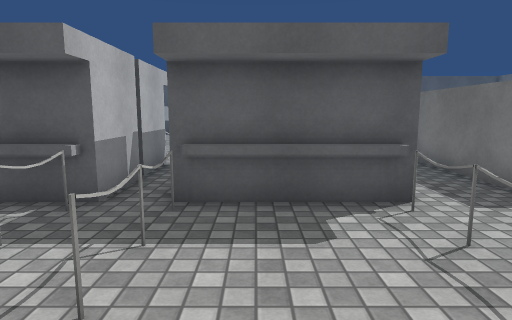
[1] (above)

24 first-person views from a walk through a scene from a Unity 3-D project. The camera is 1.4 m above the floor, tilts 8° down and sees 75° across. The floor is counted in squares, 1 m on a side. Each view is taken from the middle of a square. On the plan, view 1 faces up. The plan holds only what a view shows up to about 15 squares ahead; the rest is blank. The place goes on beyond the plan. Some animated figures are left out. Surface patterns are stand-ins for the level's own textures.

[2]
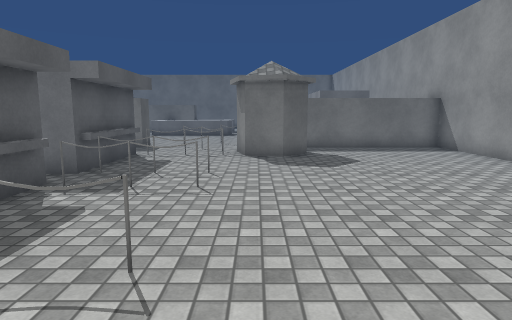

[3]
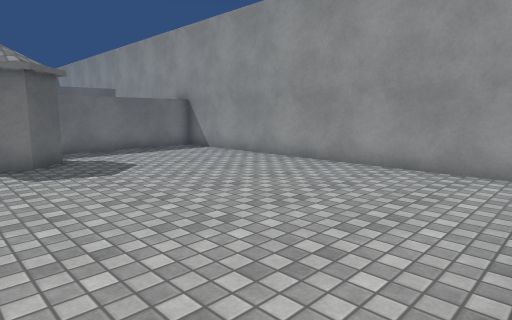

[4]
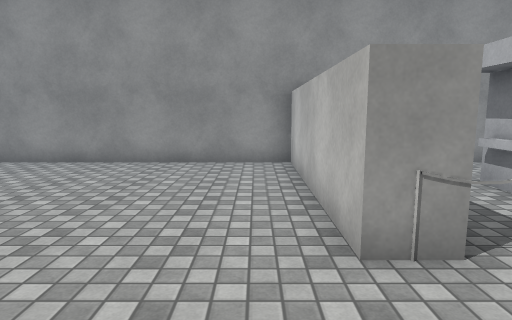

[5]
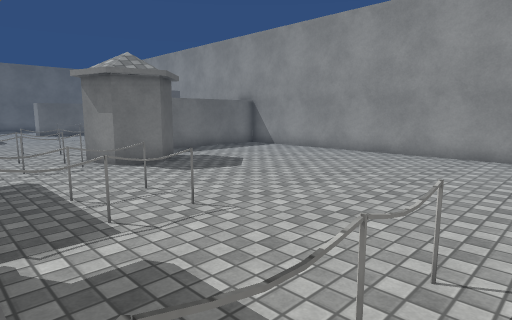

[6]
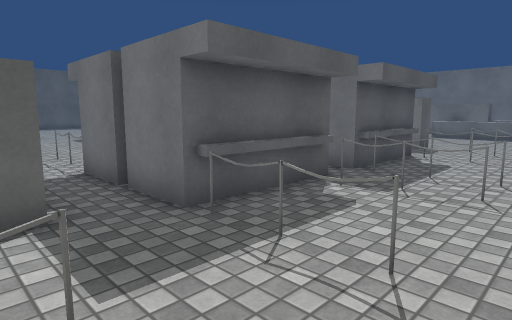

[7]
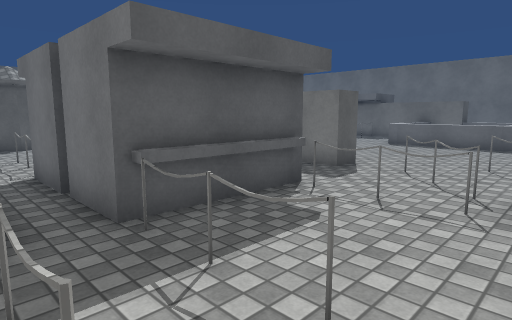

[8]
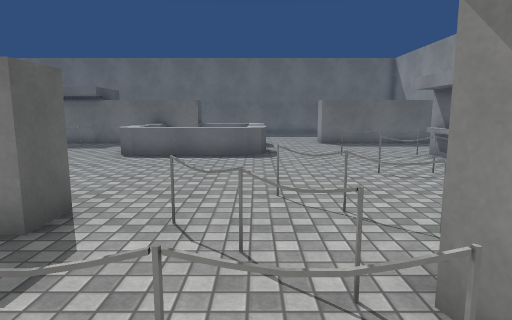

[9]
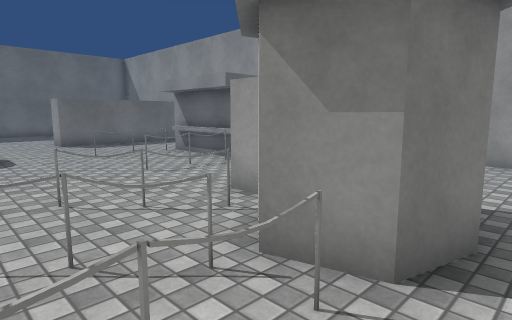

[10]
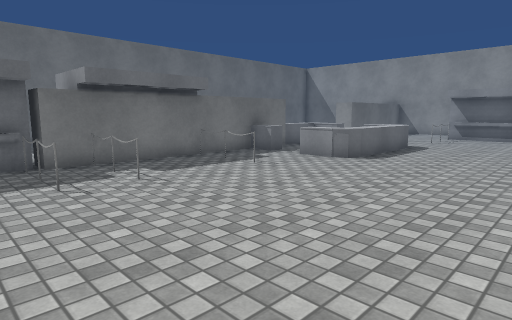

[11]
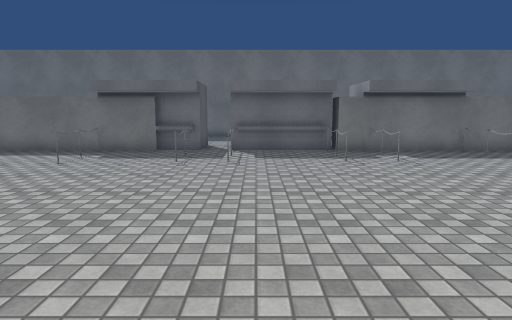

[12]
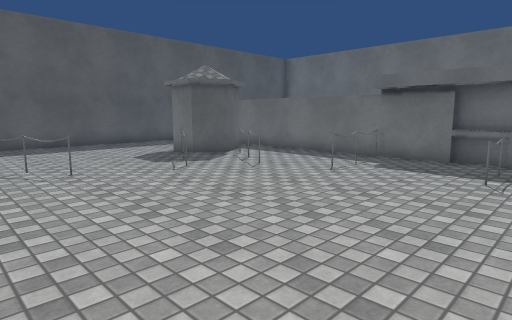

[13]
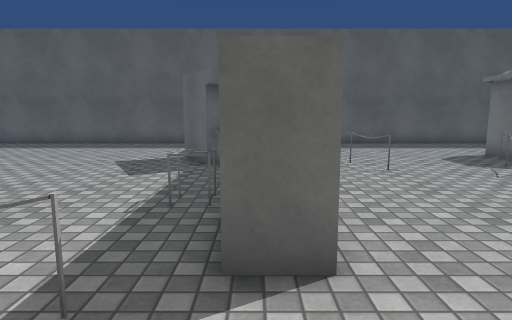

[14]
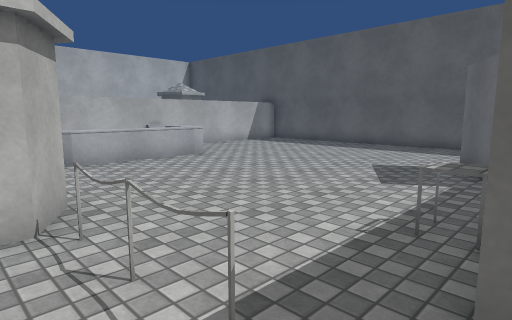

[15]
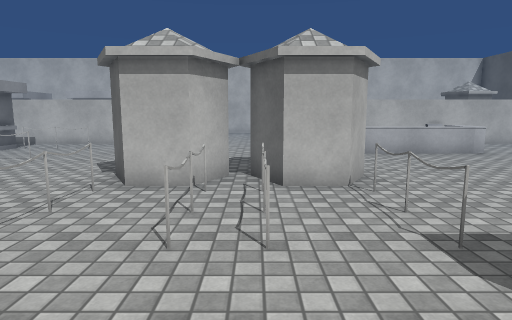

[16]
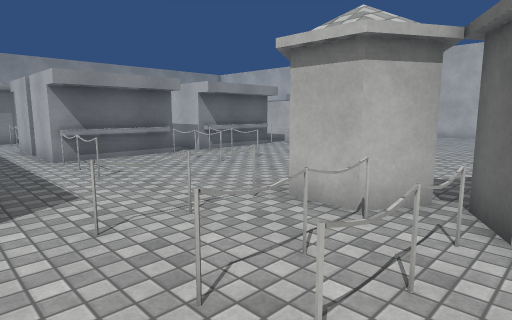

[17]
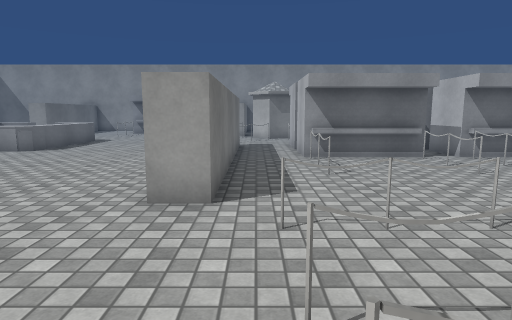

[18]
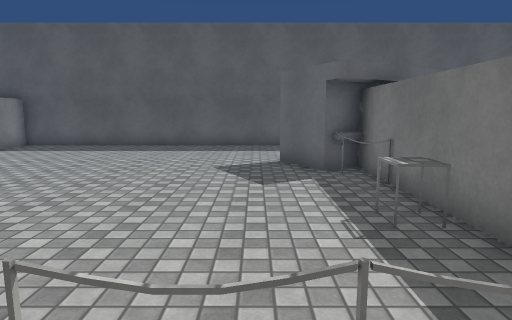

[19]
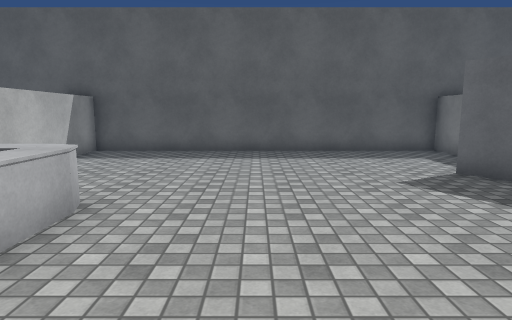

[20]
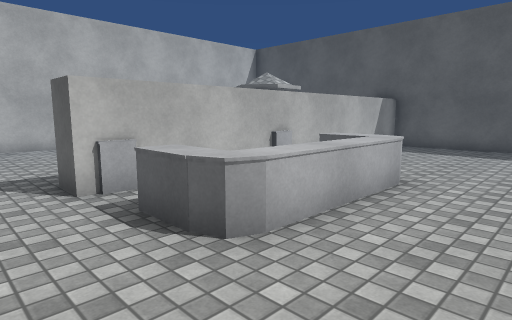

[21]
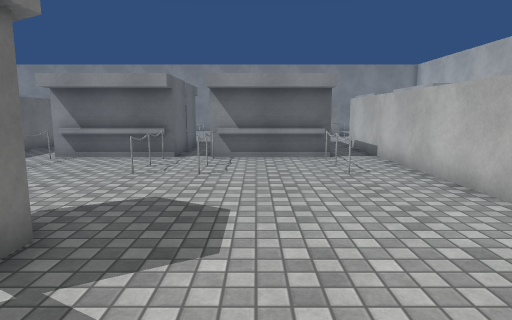

[22]
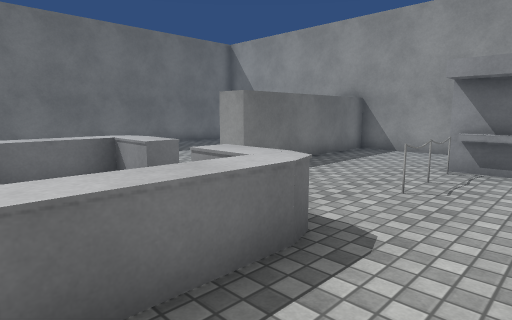

[23]
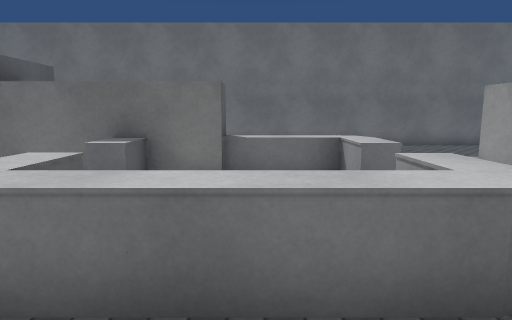

[24]
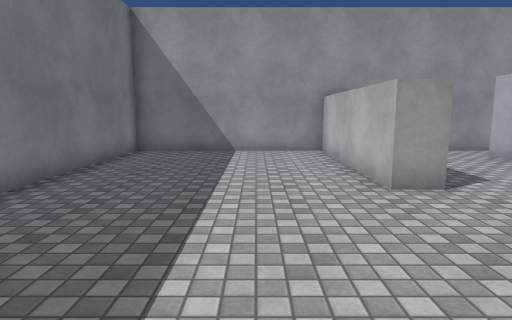

### Floor plan
Key: @ floor where view 1 was taken; # wall or solid block; . floor; ^ raised ledge; T table; O other object.
Columns run from 9 left of view 1 to 25 right of it. Each row starts with its distance up from view 1.
 35  ##############  #####
 34  #............#  .......
 33  #............#  .......
 32  #............   .......
 31  #............   ......
 30  #..........#    .....#   #
 29  #..........###OO.....###.#
 28  # ..........O# .O...O O..#
 27  # ^^.........# .O..O.O...#
 26  #  ^.........# ......O...#
 25  #  ^.........#...........#
 24  #  ^........T#........OOO#
 23  # ^^.........#...........#
 22 ##.^^.........#...........#
 21 ......  ##OOO.............O
 20    ... .##.............OOO##
 19   ......##OOO..........OOO#
 18  .......O#OOO.............O
 17 ........##................O
 16 ........O#OOO.............O
 15  #.....................OOO##
 14  #............#........OOO#
 13  #............#...........O
 12  #.O..O.O..O..# ..........O
 11  #.O..O.O..O..# ..........O
 10  #.O..O.O..O..# .......OOO#
  9  #.###O.###O..#  .........#
  8  #.# ##.# ##..#  .....^^.^#
  7  #.#  #.#  #..# .....^^^.^#
  6  #.#  #.#  #..#......^^  .#  .    #
  5 ...#OO#.#OO#.........^^   ^       #
  4 ...O..O.O..O..O......^^   ^.....  #
  3 O..O..O.O..O.O.......^^^.^^...... #
  2  .....O....OO..O................. #
  1 ...........## O...................#
  0 O#.......@.#  #...O..O............#
 -1  #............#...O..O....#.......#
 -2  #............#  .O..O....#.......#
 -3  #............#   #OO#....#.......#
 -4  #............#      #....#.......#
 -5  #............#      #....#.......#
 -6  #............#      .....#.......#
 -7  ##############     ###############

Positions as (right, up) in squares from view 1, and headings:
1: (0, 0), facing up
2: (-9, 1), facing right
3: (-8, 2), facing down-right
4: (-7, 3), facing down
5: (-7, 5), facing down-right
6: (-9, 1), facing up-right
7: (-3, 1), facing up-right
8: (1, 3), facing right
9: (1, 4), facing down-right
10: (7, 17), facing down-right
11: (4, 18), facing right
12: (6, 19), facing up-right
13: (5, 19), facing up
14: (5, 20), facing up-left
15: (7, 19), facing left
16: (5, 20), facing down-left
17: (4, 20), facing down
18: (2, 20), facing up
19: (-2, 22), facing up
20: (-2, 20), facing up-left
21: (-4, 20), facing down
22: (10, 6), facing down-right
23: (10, 5), facing right
24: (20, 6), facing down
